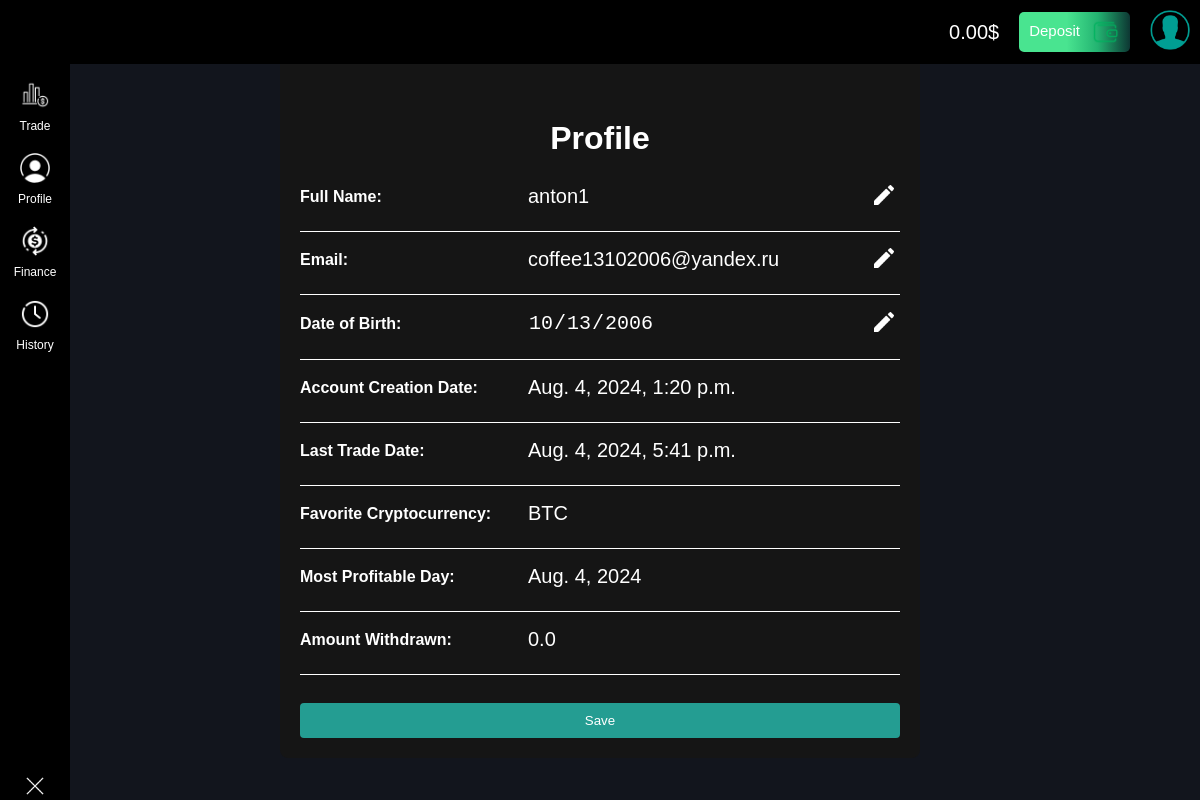
Before: /profile/ (signed in) with the older database file.
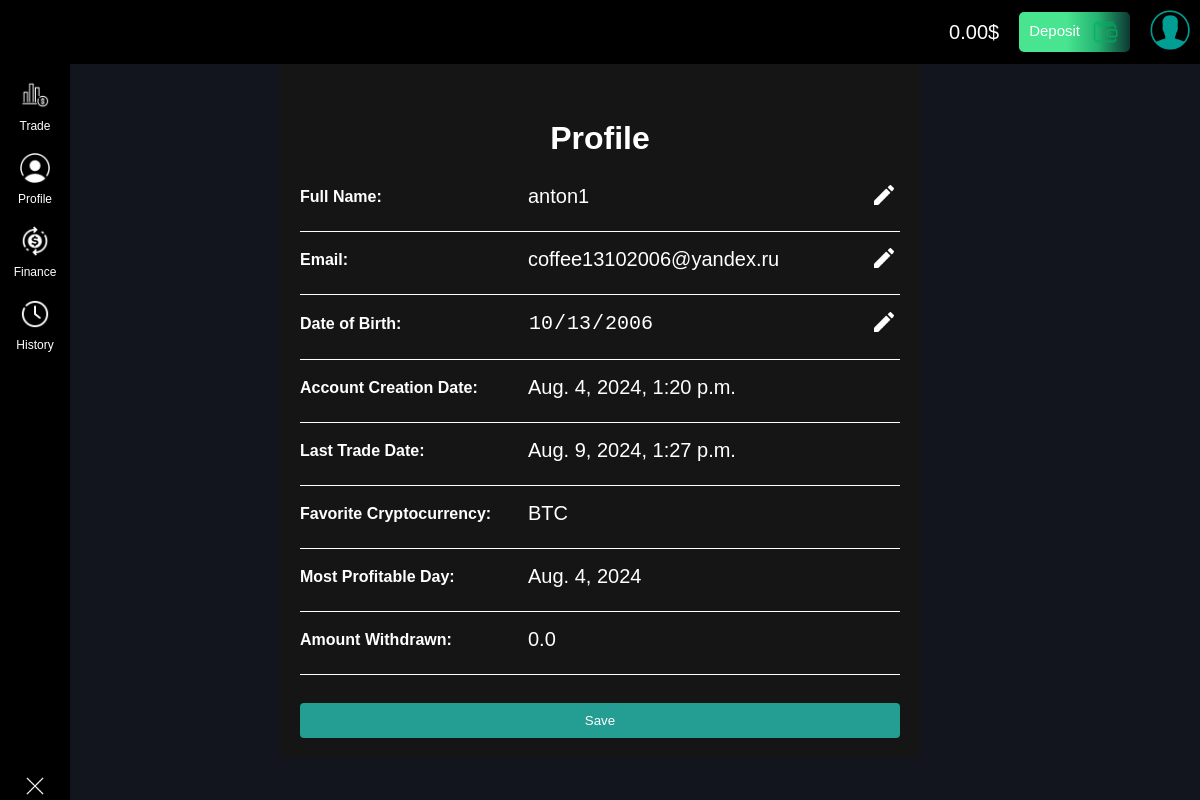
After: the same page with the newer database file.
### app/models.py (models this page shows, shortened)
class Position(models.Model):
    POSITION_TYPES = (
        ('long', 'Long'),
        ('short', 'Short'),
    )
    user = models.ForeignKey(CustomUser, on_delete=models.CASCADE)
    crypto = models.ForeignKey(CryptoCurrency, on_delete=models.CASCADE)
    position_type = models.CharField(max_length=5, choices=POSITION_TYPES)
    amount = models.DecimalField(max_digits=10, decimal_places=2)
    open_price = models.DecimalField(max_digits=10, decimal_places=2)
    open_time = models.DateTimeField(auto_now_add=True)
    duration = models.IntegerField()
    closed = models.BooleanField(default=False)
    demo = models.BooleanField(default=False)
    profit = models.DecimalField(max_digits=10, decimal_places=2, null=True, blank=True)

### app/views.py (the view, shortened to what this page needs)
# urls.py: path('profile/', ProfileView.as_view(), name='profile'),
class ProfileView(LoginRequiredMixin, DetailView):
    model = CustomUser
    template_name = 'app/profile.html'
    context_object_name = 'user'
    login_url = '/login'
    redirect_field_name = 'redirect_to'
    def get_object(self, queryset=None):
        return self.request.user
    def get_context_data(self, **kwargs):
        context = super().get_context_data(**kwargs)
        context['last_trade_date'] = self.object.last_trade_date
        context['favorite_crypto'] = self.object.favorite_crypto
        context['most_profitable_day'] = self.object.most_profitable_day
        context['total_withdrawn'] = self.object.total_withdrawn
        context['balance'] = self.request.user.balance
        if 'form' not in context:
            context['form'] = ProfileForm(instance=self.object)
        return context

### app/forms.py
class ProfileForm(forms.ModelForm):
    date_of_birth = forms.DateField(
        widget=forms.DateInput(format='%Y-%m-%d'),
        input_formats=['%Y-%m-%d']
    )
    class Meta:
        model = CustomUser
        fields = ['full_name', 'email', 'date_of_birth']

### app/models.py (called while the page is built)
    @property
    def last_trade_date(self):
        last_trade = self.position_set.order_by('-open_time').first()
        return last_trade.open_time if last_trade else None

    @property
    def favorite_crypto(self):
        favorite = self.position_set.values('crypto__name').annotate(total=models.Count('crypto')).order_by(
            '-total').first()
        return favorite['crypto__name'] if favorite else None

    @property
    def most_profitable_day(self):
        trades = self.position_set.values('open_time__date').annotate(profit_sum=models.Sum('profit')).order_by(
            '-profit_sum').first()
        return trades['open_time__date'] if trades else None

    @property
    def total_withdrawn(self):
        return self.withdrawals.aggregate(total=models.Sum('amount'))['total'] or 0.00

### app/templates/app/profile.html (shortened to what this page needs)
{% extends 'app/base.html' %}
{% load static %}
{% block content %}
<div class="profile">
    <h1>Profile</h1>
    <form method="post" class="profile-form">
        <div class="form-group">
            <label for="id_full_name">Full Name:</label>
            <input type="text" id="id_full_name" name="full_name" value="{{ user.full_name }}" readonly>
            <button type="button" onclick="toggleEdit('id_full_name')"><img src="{% static 'app/img/edit.png' %}"></button>
        </div>
        <hr>
        <div class="form-group">
            <label for="id_email">Email:</label>
            <input type="email" id="id_email" name="email" value="{{ user.email }}" readonly>
            <button type="button" onclick="toggleEdit('id_email')"><img src="{% static 'app/img/edit.png' %}"></button>
        </div>
        <hr>
        <div class="form-group">
            <label for="id_date_of_birth">Date of Birth:</label>
            <input type="date" id="id_date_of_birth" name="date_of_birth" value="{{ user.date_of_birth|date:'Y-m-d' }}" readonly>
            <button type="button" onclick="toggleEdit('id_date_of_birth')"><img src="{% static 'app/img/edit.png' %}"></button>
        </div>
        <hr>
        <div class="form-group">
            <label>Account Creation Date:</label>
            <span>{{ user.date_joined }}</span>
        </div>
        <hr>
        <div class="form-group">
            <label>Last Trade Date:</label>
            <span>{{ last_trade_date }}</span>
        </div>
        <hr>
        <div class="form-group">
            <label>Favorite Cryptocurrency:</label>
            <span>{{ favorite_crypto }}</span>
        </div>
        <hr>
        <div class="form-group">
            <label>Most Profitable Day:</label>
            <span>{{ most_profitable_day }}</span>
        </div>
        <hr>
        <div class="form-group">
            <label>Amount Withdrawn:</label>
            <span>{{ total_withdrawn }}</span>
        </div>
        <hr>
        <button type="submit">Save</button>
    </form>
</div>
{% endblock %}

Changed rows visible on the page:
no longer on this page (row unchanged): Position: open_time "Aug. 4, 2024, 5:41 p.m."
added Position: open_time "Aug. 9, 2024, 1:27 p.m."
